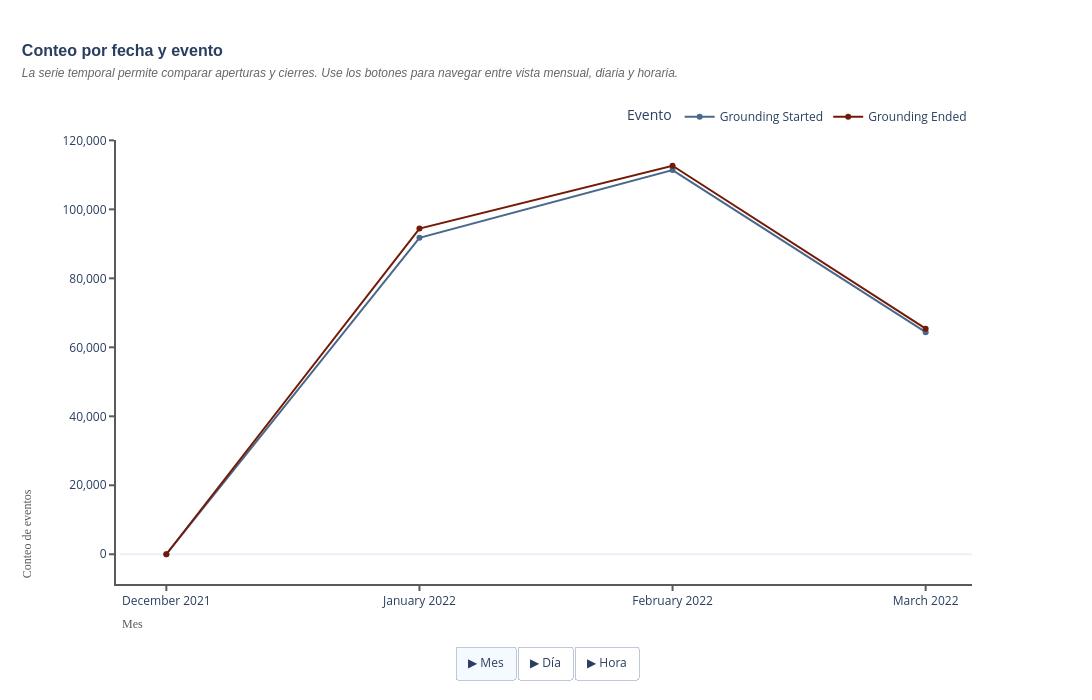

Notebook cell for this chart:
### Code cell
#? Visualizacion con Plotly de la agrupacion por fecha con drill-down Month -> Day -> Hour
agrupacion_fecha_plot = agrupacion_fecha.reset_index().melt(
    id_vars='fecha', value_vars=['Grounding Started', 'Grounding Ended'],
    var_name='event', value_name='conteo'
)
agrupacion_fecha_plot['fecha'] = pd.to_datetime(agrupacion_fecha_plot['fecha'])

#? Preparar las tres agregaciones
# Mes
mes_df = agrupacion_fecha_plot.copy()
mes_df['periodo'] = mes_df['fecha'].dt.to_period('M').dt.to_timestamp()
mes_agg = mes_df.groupby(['periodo', 'event'])['conteo'].sum().reset_index()
mes_agg['label'] = mes_agg['periodo'].dt.strftime('%B %Y')

# Dia
dia_df = agrupacion_fecha_plot.copy()
dia_df['periodo'] = dia_df['fecha'].dt.normalize()
dia_agg = dia_df.groupby(['periodo', 'event'])['conteo'].sum().reset_index()
dia_agg['label'] = dia_agg['periodo'].dt.strftime('%d %b %Y')

# Hora (si la fecha original tiene componente horario, se agrupa por hora)
hora_df = agrupacion_fecha_plot.copy()
hora_df['periodo'] = hora_df['fecha'].dt.floor('h')
hora_agg = hora_df.groupby(['periodo', 'event'])['conteo'].sum().reset_index()
hora_agg['label'] = hora_agg['periodo'].dt.strftime('%d %b %Y %H:%M')

events = ['Grounding Started', 'Grounding Ended']
fig = go.Figure()

#? Agregar traces para cada nivel: 0-1 = mes, 2-3 = dia, 4-5 = hora
for i, (agg, level) in enumerate([(mes_agg, 'mes'), (dia_agg, 'dia'), (hora_agg, 'hora')]):
    for event in events:
        event_data = agg[agg['event'] == event].sort_values('periodo')
        fig.add_trace(go.Scatter(
            x=event_data['label'],
            y=event_data['conteo'],
            mode='lines+markers',
            name=event,
            legendgroup=event,
            showlegend=True,
            visible=(i == 0),
            line=dict(color=EVENT_COLORS.get(event)),
            marker=dict(color=EVENT_COLORS.get(event)),
            hovertemplate='%{x}<br>%{y:,.0f} eventos<extra>' + event + '</extra>',
        ))

#? Definir visibilidad por nivel (2 traces por nivel x 3 niveles = 6 traces)
def make_visibility(active_level):
    vis = [False] * 6
    base = active_level * 2
    vis[base] = True
    vis[base + 1] = True
    return vis

fig.update_layout(
    updatemenus=[
        dict(
            type='buttons',
            direction='right',
            x=0.5, xanchor='center',
            y=-0.15, yanchor='top',
            buttons=[
                dict(label='▶ Mes', method='update',
                     args=[{'visible': make_visibility(0)},
                           {'xaxis': {'title': 'Mes', 'showgrid': False, 'showline': True,
                                      'linecolor': COLOR_LINE, 'linewidth': 2,
                                      'ticks': 'outside', 'tickcolor': COLOR_LINE}}]),
                dict(label='▶ Día', method='update',
                     args=[{'visible': make_visibility(1)},
                           {'xaxis': {'title': 'Día', 'showgrid': False, 'showline': True,
                                      'linecolor': COLOR_LINE, 'linewidth': 2,
                                      'ticks': 'outside', 'tickcolor': COLOR_LINE,
                                      'tickangle': -45}}]),
                dict(label='▶ Hora', method='update',
                     args=[{'visible': make_visibility(2)},
                           {'xaxis': {'title': 'Hora', 'showgrid': False, 'showline': True,
                                      'linecolor': COLOR_LINE, 'linewidth': 2,
                                      'ticks': 'outside', 'tickcolor': COLOR_LINE,
                                      'tickangle': -45}}]),
            ],
        )
    ],
)

apply_dashboard_theme(
    fig,
    'Conteo por fecha y evento',
    'La serie temporal permite comparar aperturas y cierres. Use los botones para navegar entre vista mensual, diaria y horaria.',
    height=700,
)
apply_dashboard_axes(fig, x_label='Mes', y_label='Conteo de eventos', x_tick_angle=0, y_axis_style={'tickformat': ',.0f'})
fig.update_layout(
    hovermode='x unified',
    legend=dict(title='Evento', orientation='h', yanchor='bottom', y=1.02, xanchor='right', x=1),
    margin=dict(b=120),
)
fig.show()

### Figure 1 — Plotly figure (JSON) as saved in the notebook; plotly's stock layout.template omitted (floating-point values rounded to 4 significant figures)
{"data": [{"hovertemplate": "%{x}<br>%{y:,.0f} eventos<extra>Grounding Started</extra>", "legendgroup": "Grounding Started", "line": {"color": "#4A678C"}, "marker": {"color": "#4A678C"}, "mode": "lines+markers", "name": "Grounding Started", "showlegend": true, "visible": true, "x": ["December 2021", "January 2022", "February 2022", "March 2022"], "y": [10, 91749, 111389, 64388], "type": "scatter"}, {"hovertemplate": "%{x}<br>%{y:,.0f} eventos<extra>Grounding Ended</extra>", "legendgroup": "Grounding Ended", "line": {"color": "#731A06"}, "marker": {"color": "#731A06"}, "mode": "lines+markers", "name": "Grounding Ended", "showlegend": true, "visible": true, "x": ["December 2021", "January 2022", "February 2022", "March 2022"], "y": [5, 94426, 112640, 65416], "type": "scatter"}, {"hovertemplate": "%{x}<br>%{y:,.0f} eventos<extra>Grounding Started</extra>", "legendgroup": "Grounding Started", "line": {"color": "#4A678C"}, "marker": {"color": "#4A678C"}, "mode": "lines+markers", "name": "Grounding Started", "showlegend": true, "visible": false, "x": ["17 Dec 2021", "21 Dec 2021", "11 Jan 2022", "12 Jan 2022", "13 Jan 2022", "14 Jan 2022", "15 Jan 2022", "16 Jan 2022", "17 Jan 2022", "18 Jan 2022", "19 Jan 2022", "20 Jan 2022", "21 Jan 2022", "22 Jan 2022", "23 Jan 2022", "24 Jan 2022", "25 Jan 2022", "26 Jan 2022", "27 Jan 2022", "28 Jan 2022", "29 Jan 2022", "30 Jan 2022", "31 Jan 2022", "01 Feb 2022", "02 Feb 2022", "03 Feb 2022", "04 Feb 2022", "05 Feb 2022", "06 Feb 2022", "07 Feb 2022", "08 Feb 2022", "09 Feb 2022", "10 Feb 2022", "11 Feb 2022", "12 Feb 2022", "13 Feb 2022", "14 Feb 2022", "15 Feb 2022", "16 Feb 2022", "17 Feb 2022", "18 Feb 2022", "19 Feb 2022", "20 Feb 2022", "21 Feb 2022", "22 Feb 2022", "23 Feb 2022", "24 Feb 2022", "25 Feb 2022", "26 Feb 2022", "27 Feb 2022", "28 Feb 2022", "01 Mar 2022", "02 Mar 2022", "03 Mar 2022", "04 Mar 2022", "05 Mar 2022", "06 Mar 2022", "07 Mar 2022", "08 Mar 2022", "09 Mar 2022", "10 Mar 2022", "11 Mar 2022", "12 Mar 2022", "13 Mar 2022", "14 Mar 2022", "15 Mar 2022", "16 Mar 2022"], "y": [9, 1, 1, 605, 2736, 3557, 3879, 3868, 4181, 4211, 4520, 4387, 4021, 5674, 9319, 7615, 6716, 5552, 4800, 4161, 3963, 3893, 4090, 4078, 3812, 4398, 4383, 3951, 4408, 4701, 4315, 4083, 3992, 3759, 3849, 4144, 3741, 3957, 4139, 3701, 3880, 3315, 3627, 3758, 3590, 4007, 3566, 3732, 3668, 4553, 4282, 3796, 3920, 3889, 3755, 4349, 5134, 5138, 4241, 4165, 4186, 3765, 3942, 4390, 3853, 4094, 1771], "type": "scatter"}, {"hovertemplate": "%{x}<br>%{y:,.0f} eventos<extra>Grounding Ended</extra>", "legendgroup": "Grounding Ended", "line": {"color": "#731A06"}, "marker": {"color": "#731A06"}, "mode": "lines+markers", "name": "Grounding Ended", "showlegend": true, "visible": false, "x": ["17 Dec 2021", "21 Dec 2021", "11 Jan 2022", "12 Jan 2022", "13 Jan 2022", "14 Jan 2022", "15 Jan 2022", "16 Jan 2022", "17 Jan 2022", "18 Jan 2022", "19 Jan 2022", "20 Jan 2022", "21 Jan 2022", "22 Jan 2022", "23 Jan 2022", "24 Jan 2022", "25 Jan 2022", "26 Jan 2022", "27 Jan 2022", "28 Jan 2022", "29 Jan 2022", "30 Jan 2022", "31 Jan 2022", "01 Feb 2022", "02 Feb 2022", "03 Feb 2022", "04 Feb 2022", "05 Feb 2022", "06 Feb 2022", "07 Feb 2022", "08 Feb 2022", "09 Feb 2022", "10 Feb 2022", "11 Feb 2022", "12 Feb 2022", "13 Feb 2022", "14 Feb 2022", "15 Feb 2022", "16 Feb 2022", "17 Feb 2022", "18 Feb 2022", "19 Feb 2022", "20 Feb 2022", "21 Feb 2022", "22 Feb 2022", "23 Feb 2022", "24 Feb 2022", "25 Feb 2022", "26 Feb 2022", "27 Feb 2022", "28 Feb 2022", "01 Mar 2022", "02 Mar 2022", "03 Mar 2022", "04 Mar 2022", "05 Mar 2022", "06 Mar 2022", "07 Mar 2022", "08 Mar 2022", "09 Mar 2022", "10 Mar 2022", "11 Mar 2022", "12 Mar 2022", "13 Mar 2022", "14 Mar 2022", "15 Mar 2022", "16 Mar 2022"], "y": [4, 1, 1, 690, 2903, 3803, 4123, 4213, 4308, 4528, 4753, 4462, 4235, 5689, 9298, 7552, 6668, 5618, 4938, 4229, 4112, 4045, 4258, 4355, 3841, 4410, 4290, 3840, 4350, 4726, 4574, 3937, 4075, 3697, 4042, 4187, 3840, 3771, 4113, 3718, 3878, 3487, 3623, 4032, 3584, 4078, 3681, 3792, 3695, 4805, 4219, 3981, 4028, 3917, 3851, 4408, 5178, 5249, 4281, 4258, 4293, 3784, 3989, 4368, 3990, 4114, 1727], "type": "scatter"}, {"hovertemplate": "%{x}<br>%{y:,.0f} eventos<extra>Grounding Started</extra>", "legendgroup": "Grounding Started", "line": {"color": "#4A678C"}, "marker": {"color": "#4A678C"}, "mode": "lines+markers", "name": "Grounding Started", "showlegend": true, "visible": false, "x": ["17 Dec 2021 00:00", "21 Dec 2021 00:00", "11 Jan 2022 00:00", "12 Jan 2022 00:00", "13 Jan 2022 00:00", "14 Jan 2022 00:00", "15 Jan 2022 00:00", "16 Jan 2022 00:00", "17 Jan 2022 00:00", "18 Jan 2022 00:00", "19 Jan 2022 00:00", "20 Jan 2022 00:00", "21 Jan 2022 00:00", "22 Jan 2022 00:00", "23 Jan 2022 00:00", "24 Jan 2022 00:00", "25 Jan 2022 00:00", "26 Jan 2022 00:00", "27 Jan 2022 00:00", "28 Jan 2022 00:00", "29 Jan 2022 00:00", "30 Jan 2022 00:00", "31 Jan 2022 00:00", "01 Feb 2022 00:00", "02 Feb 2022 00:00", "03 Feb 2022 00:00", "04 Feb 2022 00:00", "05 Feb 2022 00:00", "06 Feb 2022 00:00", "07 Feb 2022 00:00", "08 Feb 2022 00:00", "09 Feb 2022 00:00", "10 Feb 2022 00:00", "11 Feb 2022 00:00", "12 Feb 2022 00:00", "13 Feb 2022 00:00", "14 Feb 2022 00:00", "15 Feb 2022 00:00", "16 Feb 2022 00:00", "17 Feb 2022 00:00", "18 Feb 2022 00:00", "19 Feb 2022 00:00", "20 Feb 2022 00:00", "21 Feb 2022 00:00", "22 Feb 2022 00:00", "23 Feb 2022 00:00", "24 Feb 2022 00:00", "25 Feb 2022 00:00", "26 Feb 2022 00:00", "27 Feb 2022 00:00", "28 Feb 2022 00:00", "01 Mar 2022 00:00", "02 Mar 2022 00:00", "03 Mar 2022 00:00", "04 Mar 2022 00:00", "05 Mar 2022 00:00", "06 Mar 2022 00:00", "07 Mar 2022 00:00", "08 Mar 2022 00:00", "09 Mar 2022 00:00", "10 Mar 2022 00:00", "11 Mar 2022 00:00", "12 Mar 2022 00:00", "13 Mar 2022 00:00", "14 Mar 2022 00:00", "15 Mar 2022 00:00", "16 Mar 2022 00:00"], "y": [9, 1, 1, 605, 2736, 3557, 3879, 3868, 4181, 4211, 4520, 4387, 4021, 5674, 9319, 7615, 6716, 5552, 4800, 4161, 3963, 3893, 4090, 4078, 3812, 4398, 4383, 3951, 4408, 4701, 4315, 4083, 3992, 3759, 3849, 4144, 3741, 3957, 4139, 3701, 3880, 3315, 3627, 3758, 3590, 4007, 3566, 3732, 3668, 4553, 4282, 3796, 3920, 3889, 3755, 4349, 5134, 5138, 4241, 4165, 4186, 3765, 3942, 4390, 3853, 4094, 1771], "type": "scatter"}, {"hovertemplate": "%{x}<br>%{y:,.0f} eventos<extra>Grounding Ended</extra>", "legendgroup": "Grounding Ended", "line": {"color": "#731A06"}, "marker": {"color": "#731A06"}, "mode": "lines+markers", "name": "Grounding Ended", "showlegend": true, "visible": false, "x": ["17 Dec 2021 00:00", "21 Dec 2021 00:00", "11 Jan 2022 00:00", "12 Jan 2022 00:00", "13 Jan 2022 00:00", "14 Jan 2022 00:00", "15 Jan 2022 00:00", "16 Jan 2022 00:00", "17 Jan 2022 00:00", "18 Jan 2022 00:00", "19 Jan 2022 00:00", "20 Jan 2022 00:00", "21 Jan 2022 00:00", "22 Jan 2022 00:00", "23 Jan 2022 00:00", "24 Jan 2022 00:00", "25 Jan 2022 00:00", "26 Jan 2022 00:00", "27 Jan 2022 00:00", "28 Jan 2022 00:00", "29 Jan 2022 00:00", "30 Jan 2022 00:00", "31 Jan 2022 00:00", "01 Feb 2022 00:00", "02 Feb 2022 00:00", "03 Feb 2022 00:00", "04 Feb 2022 00:00", "05 Feb 2022 00:00", "06 Feb 2022 00:00", "07 Feb 2022 00:00", "08 Feb 2022 00:00", "09 Feb 2022 00:00", "10 Feb 2022 00:00", "11 Feb 2022 00:00", "12 Feb 2022 00:00", "13 Feb 2022 00:00", "14 Feb 2022 00:00", "15 Feb 2022 00:00", "16 Feb 2022 00:00", "17 Feb 2022 00:00", "18 Feb 2022 00:00", "19 Feb 2022 00:00", "20 Feb 2022 00:00", "21 Feb 2022 00:00", "22 Feb 2022 00:00", "23 Feb 2022 00:00", "24 Feb 2022 00:00", "25 Feb 2022 00:00", "26 Feb 2022 00:00", "27 Feb 2022 00:00", "28 Feb 2022 00:00", "01 Mar 2022 00:00", "02 Mar 2022 00:00", "03 Mar 2022 00:00", "04 Mar 2022 00:00", "05 Mar 2022 00:00", "06 Mar 2022 00:00", "07 Mar 2022 00:00", "08 Mar 2022 00:00", "09 Mar 2022 00:00", "10 Mar 2022 00:00", "11 Mar 2022 00:00", "12 Mar 2022 00:00", "13 Mar 2022 00:00", "14 Mar 2022 00:00", "15 Mar 2022 00:00", "16 Mar 2022 00:00"], "y": [4, 1, 1, 690, 2903, 3803, 4123, 4213, 4308, 4528, 4753, 4462, 4235, 5689, 9298, 7552, 6668, 5618, 4938, 4229, 4112, 4045, 4258, 4355, 3841, 4410, 4290, 3840, 4350, 4726, 4574, 3937, 4075, 3697, 4042, 4187, 3840, 3771, 4113, 3718, 3878, 3487, 3623, 4032, 3584, 4078, 3681, 3792, 3695, 4805, 4219, 3981, 4028, 3917, 3851, 4408, 5178, 5249, 4281, 4258, 4293, 3784, 3989, 4368, 3990, 4114, 1727], "type": "scatter"}], "layout": {"updatemenus": [{"buttons": [{"args": [{"visible": [true, true, false, false, false, false]}, {"xaxis": {"title": "Mes", "showgrid": false, "showline": true, "linecolor": "#5A5A5C", "linewidth": 2, "ticks": "outside", "tickcolor": "#5A5A5C"}}], "label": "▶ Mes", "method": "update"}, {"args": [{"visible": [false, false, true, true, false, false]}, {"xaxis": {"title": "Día", "showgrid": false, "showline": true, "linecolor": "#5A5A5C", "linewidth": 2, "ticks": "outside", "tickcolor": "#5A5A5C", "tickangle": -45}}], "label": "▶ Día", "method": "update"}, {"args": [{"visible": [false, false, false, false, true, true]}, {"xaxis": {"title": "Hora", "showgrid": false, "showline": true, "linecolor": "#5A5A5C", "linewidth": 2, "ticks": "outside", "tickcolor": "#5A5A5C", "tickangle": -45}}], "label": "▶ Hora", "method": "update"}], "direction": "right", "type": "buttons", "x": 0.5, "xanchor": "center", "y": -0.15, "yanchor": "top"}], "title": {"font": {"size": 16, "family": "Arial"}, "text": "<b>Conteo por fecha y evento</b><br><i><span style='font-size:12px;font-weight:200;color:#666'>La serie temporal permite comparar aperturas y cierres. Use los botones para navegar entre vista mensual, diaria y horaria.</span></i>", "x": 0.02, "xanchor": "left", "y": 0.92}, "margin": {"l": 120, "r": 120, "b": 120, "t": 140, "pad": 4}, "autosize": false, "width": 1200, "height": 700, "paper_bgcolor": "white", "plot_bgcolor": "white", "xaxis": {"showgrid": false, "title": {"text": ""}, "showline": true, "linewidth": 2, "linecolor": "#5A5A5C", "tickangle": 0, "ticks": "outside", "tickwidth": 2, "tickcolor": "#5A5A5C"}, "yaxis": {"showgrid": false, "title": {"text": ""}, "showline": true, "linewidth": 2, "linecolor": "#5A5A5C", "ticks": "outside", "tickwidth": 2, "tickcolor": "#5A5A5C", "tickformat": ",.0f"}, "annotations": [{"font": {"color": "#5A5A5C", "family": "Arial Black", "size": 12}, "showarrow": false, "text": "Mes", "x": 0, "xanchor": "left", "xref": "paper", "y": -0.12, "yanchor": "bottom", "yref": "paper"}, {"font": {"color": "#5A5A5C", "family": "Arial Black", "size": 12}, "showarrow": false, "text": "Conteo de eventos", "textangle": -90, "x": -0.12, "xanchor": "left", "xref": "paper", "y": 0, "yanchor": "bottom", "yref": "paper"}], "legend": {"title": {"text": "Evento"}, "orientation": "h", "yanchor": "bottom", "y": 1.02, "xanchor": "right", "x": 1}, "hovermode": "x unified"}}
